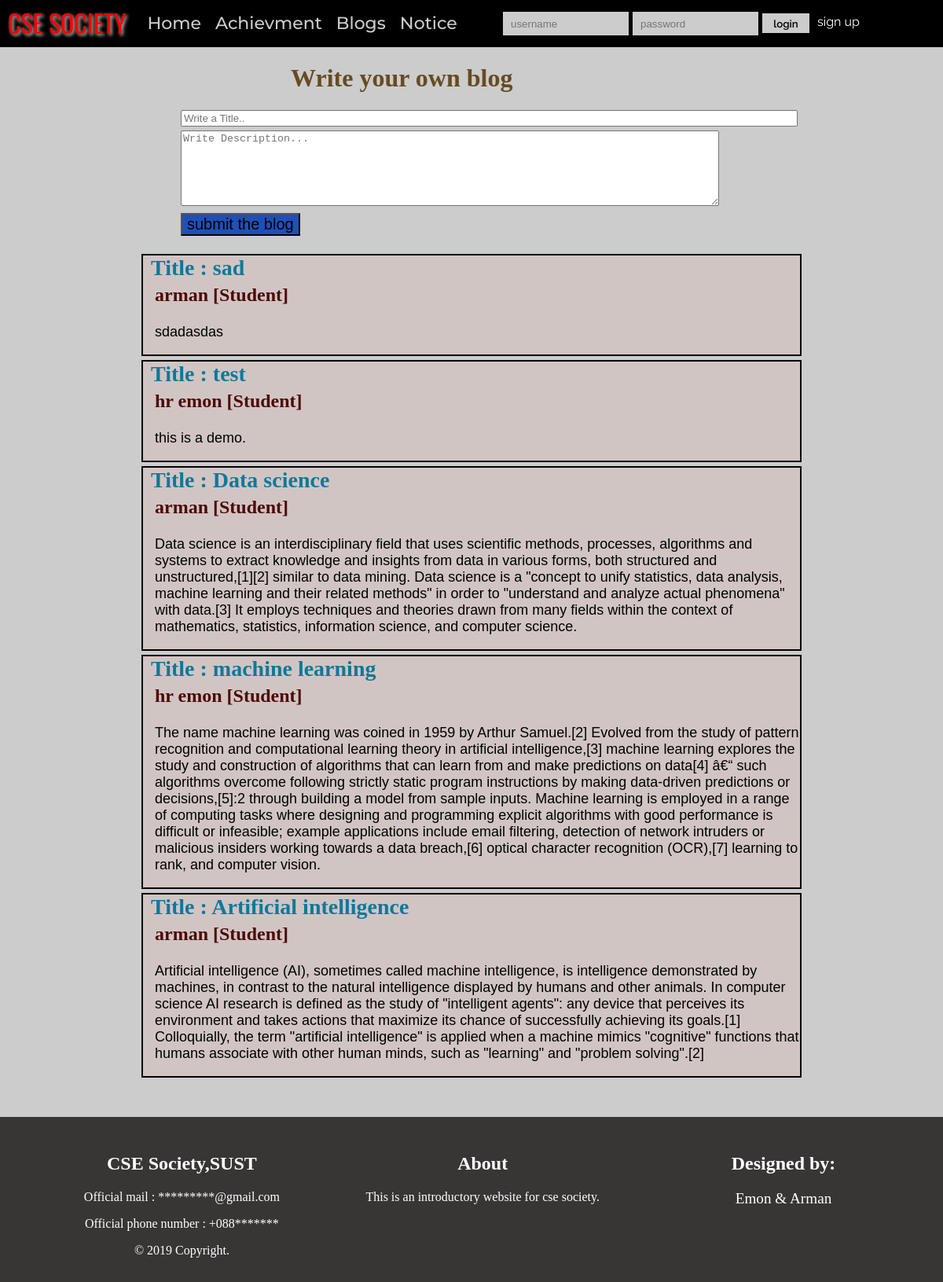
Page /Blogs.php on the committed database.
### tables this page shows
CREATE TABLE IF NOT EXISTS `tableblogs` (
  `regno` int(11) NOT NULL,
  `username` varchar(50) DEFAULT NULL,
  `email` varchar(50) DEFAULT NULL,
  `status` text,
  `date` date DEFAULT NULL,
  `postid` int(11) NOT NULL AUTO_INCREMENT,
  PRIMARY KEY (`postid`)
);

CREATE TABLE IF NOT EXISTS `customers` (
  `ID` int(11) NOT NULL AUTO_INCREMENT,
  `first_name` varchar(50) NOT NULL,
  `last_name` varchar(50) NOT NULL,
  `user_name` varchar(50) NOT NULL,
  `email` varchar(50) NOT NULL,
  `user_pass` varchar(256) NOT NULL,
  `user_prof` varchar(50) DEFAULT NULL,
  `user_vote` tinyint(1) DEFAULT '0',
  `logged_in` int(11) DEFAULT NULL,
  PRIMARY KEY (`ID`)
);

### Blogs.php (the view, shortened to what this page needs)
<?php
	include_once 'includes/dbh.inc.php';
?>
<?php
	include_once 'header.php';
?>
		<?php
			$sql="SELECT * from tableblogs  ORDER BY postid DESC; ";
			$resultBlog = mysqli_query($connct,$sql);
		?>
        <div class="posting">
        	<form action="Blogs.php" method="post" id="postingform">
			<ul>
				<li><h1 style="text-align:left; padding-left:140px; color:#664B23">Write your own blog</h1></li>
           		<li><input type="text" name="title" placeholder="Write a Title.." size="95"  required="required"></li>
				<li><textarea cols="83" rows="6" name="content" placeholder="Write Description..."  ></textarea></li>
				<li><input type="submit" name="sub" value="submit the blog" style="text-align:left; font-size:20px;  background-color:#1F4FB7"/></li>
        	</ul>
        	</form><br>
        </div>
		<div class="showposts">
			<?php
			    while($rowBlog=mysqli_fetch_array($resultBlog)){
			    	$id= $rowBlog['regno'];
			    	$sql="SELECT * from customers where id='$id'; ";
					$resultidentity = mysqli_query($connct,$sql);
					$rowIdentity=mysqli_fetch_array($resultidentity);
			    	echo '<div class="singlepost">';
						echo '<div class="posttitle">Title : ' . $rowBlog['email'] . '</div>';
						echo '<div class="postusername">' . $rowBlog['username'].' [' .$rowIdentity['user_prof'] .']</div>';
						$statusString=$rowBlog['status'];
			        	echo "<p>" . $statusString . "</p>";
			        	echo '</div>';
				    }
		    ?>
		</div>
<?php
	include_once 'footer.php';
?>

### header.php (shortened to what this page needs)
<!DOCTYPE html>
<html>
<head>
	<link rel="stylesheet" type="text/css" href="style.css">
</head>
<body>
	<header>
        <nav>
			<h1>CSE SOCIETY</h1>
			<div class="main-wrapper">
				<ul>
					<li><a href="index.php">Home </a></li>
					<li><a href="achievement.php">Achievment</a></li>
					<li><a href="Blogs.php">Blogs</a></li>
					<li><a href="news.php">Notice</a></li>
				</ul
			</div>
			<div class="nav-login">
				<?php
					if(isset($_SESSION['logged_in_username'])){
						echo '<a href="profile.php" style="font-size:14px;padding-right:10px; padding-left:0px;text-align:left;">'. $_SESSION['logged_in_username'] .' </a>';
						echo '<form action="includes/logout.inc.php" method="POST">';
						echo '<button type="submit" name="submit">Logout</button>
						</form>';
					}
					else {
						echo '<form action="includes/login.inc.php" method="POST">
							<input type="text" name="username" placeholder="username">
							<input type="password" name="pwd" placeholder="password">
							<button type="submit" name="submit">login</button>
						</form>
				        <a href="signup.php">sign up</a> ';
					}
				?>
			</div>
		</nav>
	</header>

### footer.php
<footer class ="footer">
	<ul>
		<li>
			<div >
				<div class="footdiv"><h2>CSE Society,SUST</h2>
						<p>Official mail : *********@gmail.com</p>
						<p>Official phone number : +088*******<br></p>
			 			&copy; <?php echo date("Y"); ?> Copyright.
			 		</div>
			</div>
		</li>
		<li>
			<div class="footdiv"><h2>About</h2>
			<p>This is an introductory website for cse society.</p></div>
		</li>
		<li>
			<div class="footdiv"><h2>Designed by:</h2>
			       <big>Emon & Arman<br></big>
		    </div>
		</li>
	</ul>
</footer>
</body>
</html>

### style.css (style rules this page uses)
a { text-decoration: none; }
body { margin: 0; background-color: #ccc; }
.main-wrapper { margin:0px auto ; width:1000px; }
header { background-color: black; padding: 8px,0px,6px,10px; margin-bottom: 0px; }
header nav { width: 100%; height:60px; background-color: black; }
header h1 { display: inline; font-family: 'Oswald', sans-serif; font-weight: 400; font-size: 32px; float: left; margin-top: 5px; margin-right: 12px; padding-left: 10px; color: red; text-shadow: 2px 2px 4px #ccc; }
header nav ul { display: inline; padding-left: 15px; padding-right: 0px; padding-top: 0px; padding-bottom: 0px; float: left; }
header nav ul li { display: inline-block; float: left; list-style: none; padding-right: 8px; }
header nav ul li a { font-size: 22px; float: left; list-style: none; padding-right: 10px; font-family: 'Montserrat', sans-serif; color: #ccc; font-weight: 500; }
header .nav-login { float: right; }
header .nav-login form { float: left; padding-top: 15px; }
header .nav-login form input { float: left; width: 140px; height: 30px; padding: 0px 10px; margin-right: 5px; border: none; background-color: #ccc; }
header .nav-login form button { float: left; width: 60px; height: 25px; margin-right: 10px; margin-top: 2px; padding-top: 2px; border: none; background-color: #ccc; cursor: pointer; font-family: 'Raleway', sans-serif; font-weight: 600; }
header .nav-login a { display: block; width: 60px; height: 60px; border: none; cursor: pointer; float: left; color: #111; padding-top: 3px; line-height: 50px; font-size: 16px; color: white; font-family: 'Raleway', sans-serif; }
.posting form { width: 70%; float: center; margin: 0px auto; }
.posting form ul { list-style: none; margin: 5px 5px 5px 5px; }
.posting form ul li { margin: 5px 5px 5px 5px; }
.singlepost { float: center; text-align: left; background-color: #D1C5C3; border: 2px solid black; margin-bottom: 5px; }
.showposts { height: auto; width: 70%; float: center; margin: 0px auto; }
.posttitle { color: #0E799B; font-size: 28px; font-weight: bolder; text-align: left; padding-bottom: 5px; padding-left: 10px; }
.postusername { color: #4D0808; font-size: 24px; font-weight: bold; text-align: left; padding-left: 15px; padding-bottom: 5px; }
.singlepost p { text-align: left; padding-left: 15px; font-size: 18px; font-family: sans-serif; }
.footer { position: relative; margin-top: -100px; height: 200px; clear: both; padding-top: 10px; color: white; background-color: #383535; text-align: center; }
.footer ul li { width: 33%; list-style: none; float: left; }

### rows in the picture
tableblogs: email "sad", username "arman", customers.user_prof "Student", status "sdadasdas"
tableblogs: email "test", username "hr emon", customers.user_prof "Student", status "this is a demo."
tableblogs: email "Data science", username "arman", customers.user_prof "Student", status "Data science is an interdisciplinary field that uses scientific methods, processes, algorithms and systems to extract knowledge and insights from data in various forms, both structured and unstructured,[1][2] similar to data mining. Data science is a \"concept to unify statistics, data analysis, machine learning and their related methods\" in order to \"understand and analyze actual phenomena\" with data.[3] It employs techniques and theories drawn from many fields within the context of mathematics, statistics, information science, and computer science."
tableblogs: email "machine learning", username "hr emon", customers.user_prof "Student", status "The name machine learning was coined in 1959 by Arthur Samuel.[2] Evolved from the study of pattern recognition and computational learning theory in artificial intelligence,[3] machine learning explores the study and construction of algorithms that can learn from and make predictions on data[4] â€“ such algorithms overcome following strictly static program instructions by making data-driven predictions or decisions,[5]:2 through building a model from sample inputs. Machine learning is employed in a range of computing tasks where designing and programming explicit algorithms with good performance is difficult or infeasible; example applications include email filtering, detection of network…"
tableblogs: email "Artificial intelligence", username "arman", customers.user_prof "Student", status "Artificial intelligence (AI), sometimes called machine intelligence, is intelligence demonstrated by machines, in contrast to the natural intelligence displayed by humans and other animals. In computer science AI research is defined as the study of \"intelligent agents\": any device that perceives its environment and takes actions that maximize its chance of successfully achieving its goals.[1] Colloquially, the term \"artificial intelligence\" is applied when a machine mimics \"cognitive\" functions that humans associate with other human minds, such as \"learning\" and \"problem solving\".[2]"
